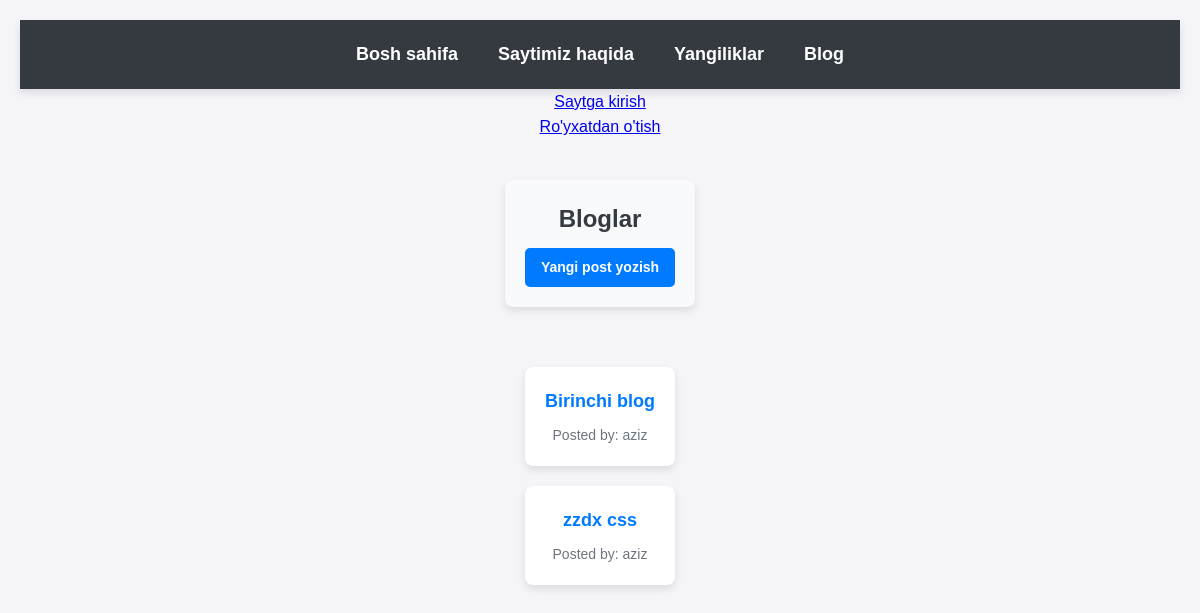
Page /blog/ on the earlier database version.
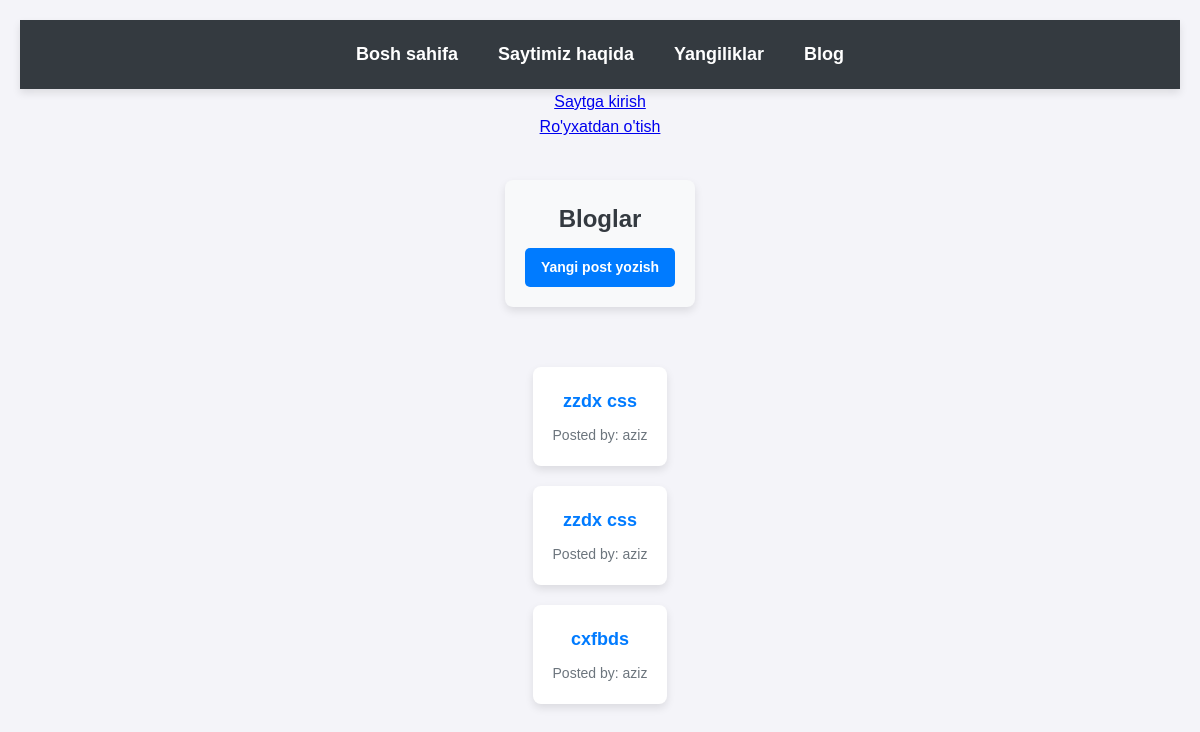
Same page on the later database version.
### apps/blog/models.py (models this page shows, shortened)
class Post(models.Model):
    title = models.CharField(max_length=200)
    author = models.ForeignKey(
        'auth.User',
        on_delete=models.CASCADE
    )
    body = models.TextField()

### apps/blog/views.py (the view)
# urls.py: path('', BlogListView.as_view(), name='blog'),
class BlogListView(ListView):
    model = Post
    template_name = 'blog.html'

### templates/blog.html
{% extends 'base.html' %}
{% block content %}
<div class="panel">
    <h1>Bloglar</h1>
    <a href="{% url 'post_new' %}" class="create-post-button">Yangi post yozish</a>
</div>
<div class="blog-container">
    {% for post in object_list %}
        <div class="post-entry">
            <h2 class="post-title">
                <a href="{% url 'post_detail' post.pk %}">{{ post.title }}</a>
            </h2>
            <p class="post-body">Posted by: {{ post.author }}</p>
        </div>
    {% endfor %}
</div>
{% endblock content %}

### templates/base.html (shortened to what this page needs)
{% load static %}
<!DOCTYPE html>
<html lang="en">
<head>
    <link rel="stylesheet" href="/static/css/base.css">
    <link rel="stylesheet" href="{% static 'css/news.css' %}">
    <link rel="stylesheet" href="{% static 'css/blog.css' %}">
    <link rel="stylesheet" href="{% static 'css/blog_detail.css' %}">
</head>
<body>
    <header><h1>
        <a href="{%  url 'home' %}">Bosh sahifa</a>
        <a href="{% url 'about' %}">Saytimiz haqida</a>
        <a href="{% url 'news' %}">Yangiliklar</a>
        <a href="{% url 'blog' %}">Blog</a>
    </h1></header>
    {% if user.is_authenticated %}
        <p>Xush kelibsiz, {{ user.username }}</p>
        <a href="{% url 'logout' %}">Saytdan chiqish</a>
    {% else %}
        <a href="{% url 'login' %}">Saytga kirish</a>
        <a href="{% url 'signup' %}">Ro'yxatdan o'tish</a>
    {% endif %}
{% block content %}
{% endblock content %}
</body>
</html>

### static/css/base.css (style rules this page uses)
* { margin: 0; padding: 0; box-sizing: border-box; }
body { font-family: Arial, sans-serif; background-color: #e9ecef; color: #495057; display: flex; flex-direction: column; align-items: center; }
header { background-color: #343a40; padding: 15px; width: 100%; box-shadow: 0 4px 8px rgba(0, 0, 0, 0.1); text-align: center; }
header h1 { display: flex; justify-content: center; gap: 20px; }
header h1 a { color: #ffffff; text-decoration: none; font-size: 18px; padding: 5px 10px; border-radius: 4px; transition: background-color 0.3s, color 0.3s; }
header a { color: #ffc107; text-decoration: none; font-size: 14px; }
h2 { color: #343a40; font-size: 24px; margin-bottom: 10px; }
p { color: #495057; line-height: 1.6; }

### static/css/news.css (style rules this page uses)
body { font-family: Arial, sans-serif; background-color: #f4f4f4; margin: 0; padding: 0; box-sizing: border-box; font-family: 'Arial', sans-serif; }
body { background-color: #f4f4f9; color: #333; padding: 20px; line-height: 1.6; }

### static/css/blog.css (style rules this page uses)
.panel { display: flex; flex-direction: column; align-items: center; max-width: 800px; margin: 40px auto; padding: 20px; background-color: #f8f9fa; border-radius: 8px; box-shadow: 0px 4px 8px rgba(0, 0, 0, 0.1); gap: 10px; }
.panel h1 { font-size: 24px; color: #343a40; margin: 0; }
.create-post-button { padding: 8px 16px; background-color: #007bff; color: #ffffff; text-decoration: none; border-radius: 5px; font-size: 14px; font-weight: bold; transition: background-color 0.3s; }
.blog-container { max-width: 800px; margin: 0 auto; }
.post-entry { background-color: #ffffff; padding: 20px; margin: 20px 0; border-radius: 8px; box-shadow: 0px 4px 8px rgba(0, 0, 0, 0.1); transition: transform 0.3s, box-shadow 0.3s; }
.post-title { font-size: 18px; color: #007bff; margin: 0; text-align: center; white-space: nowrap; overflow: hidden; text-overflow: ellipsis; }
.post-title a { text-decoration: none; color: inherit; }
.post-body { font-size: 14px; color: #6c757d; margin-top: 8px; text-align: center; }

Differences in the rows shown:
removed Post: title "Birinchi blog", author "aziz"
added Post: title "zzdx css", author "aziz"
added Post: title "cxfbds", author "aziz"
